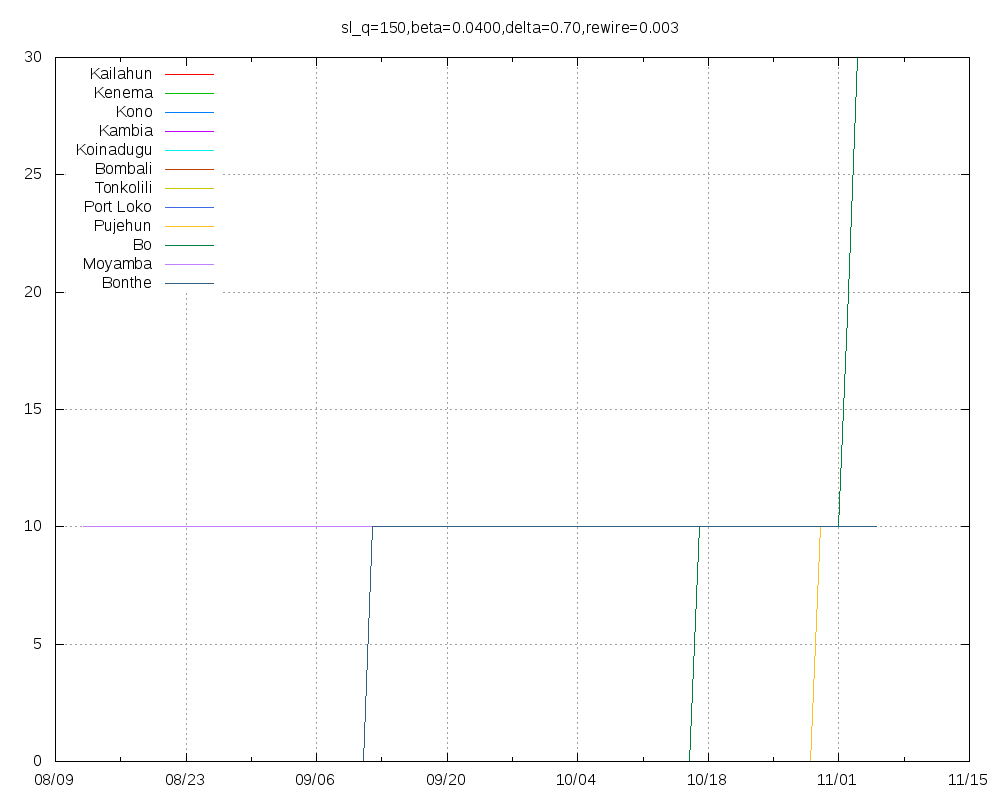

Reproduce this figure in gnuplot.
set title "sl_q=150,beta=0.0400,delta=0.70,rewire=0.003"
set key top left
set grid
set xdata time
set timefmt "%Y-%m-%d"
set terminal png size 1000,800
set output "sl_q=150,beta=0.0400,delta=0.70,rewire=0.003.png"
plot "Kailahun.tab" using 1:2 title "Kailahun" with lines,"Kenema.tab" using 1:2 title "Kenema" with lines,"Kono.tab" using 1:2 title "Kono" with lines,"Kambia.tab" using 1:2 title "Kambia" with lines,"Koinadugu.tab" using 1:2 title "Koinadugu" with lines,"Bombali.tab" using 1:2 title "Bombali" with lines,"Tonkolili.tab" using 1:2 title "Tonkolili" with lines,"Port_Loko.tab" using 1:2 title "Port Loko" with lines,"Pujehun.tab" using 1:2 title "Pujehun" with lines,"Bo.tab" using 1:2 title "Bo" with lines,"Moyamba.tab" using 1:2 title "Moyamba" with lines,"Bonthe.tab" using 1:2 title "Bonthe" with lines
